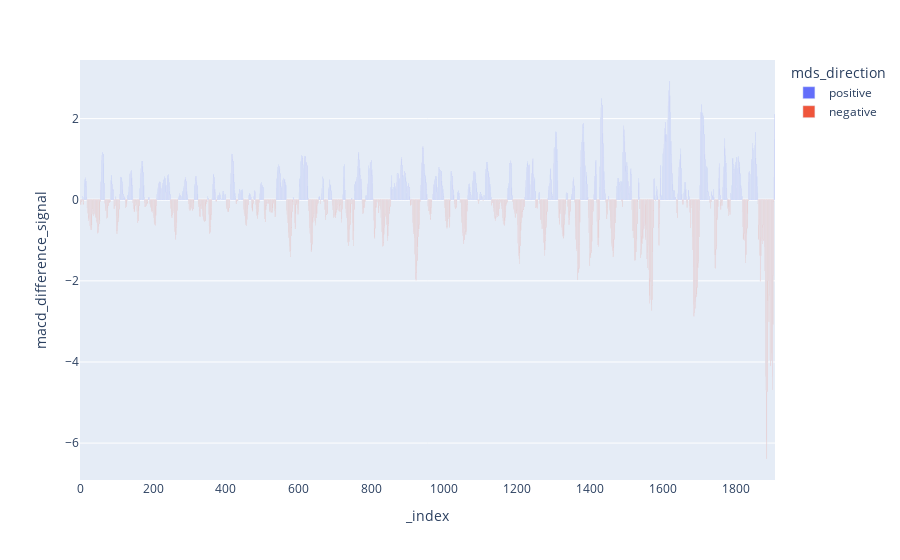

Notebook code cell kept with this figure:
### Markdown cell above
##### MACD

### Code cell
fig = px.bar(df, x=df.index, y=df.macd_difference_signal,color="mds_direction")
fig.show()

### Figure 1 — Plotly figure (JSON) as saved in the notebook; plotly's stock layout.template omitted (floating-point values rounded to 4 significant figures; data arrays with more than 128 entries replaced by an {"elided": "..."} marker saying what was removed)
{"data": [{"alignmentgroup": "True", "hovertemplate": "mds_direction=positive<br>_index=%{x}<br>macd_difference_signal=%{y}<extra></extra>", "legendgroup": "positive", "marker": {"color": "#636efa", "pattern": {"shape": ""}}, "name": "positive", "offsetgroup": "positive", "orientation": "v", "showlegend": true, "textposition": "auto", "type": "bar", "x": {"elided": "957 int values"}, "xaxis": "x", "y": {"elided": "957 float values"}, "yaxis": "y"}, {"alignmentgroup": "True", "hovertemplate": "mds_direction=negative<br>_index=%{x}<br>macd_difference_signal=%{y}<extra></extra>", "legendgroup": "negative", "marker": {"color": "#EF553B", "pattern": {"shape": ""}}, "name": "negative", "offsetgroup": "negative", "orientation": "v", "showlegend": true, "textposition": "auto", "type": "bar", "x": {"elided": "951 int values"}, "xaxis": "x", "y": {"elided": "951 float values"}, "yaxis": "y"}], "layout": {"barmode": "relative", "legend": {"title": {"text": "mds_direction"}, "tracegroupgap": 0}, "margin": {"t": 60}, "xaxis": {"anchor": "y", "domain": [0, 1], "title": {"text": "_index"}}, "yaxis": {"anchor": "x", "domain": [0, 1], "title": {"text": "macd_difference_signal"}}}}
